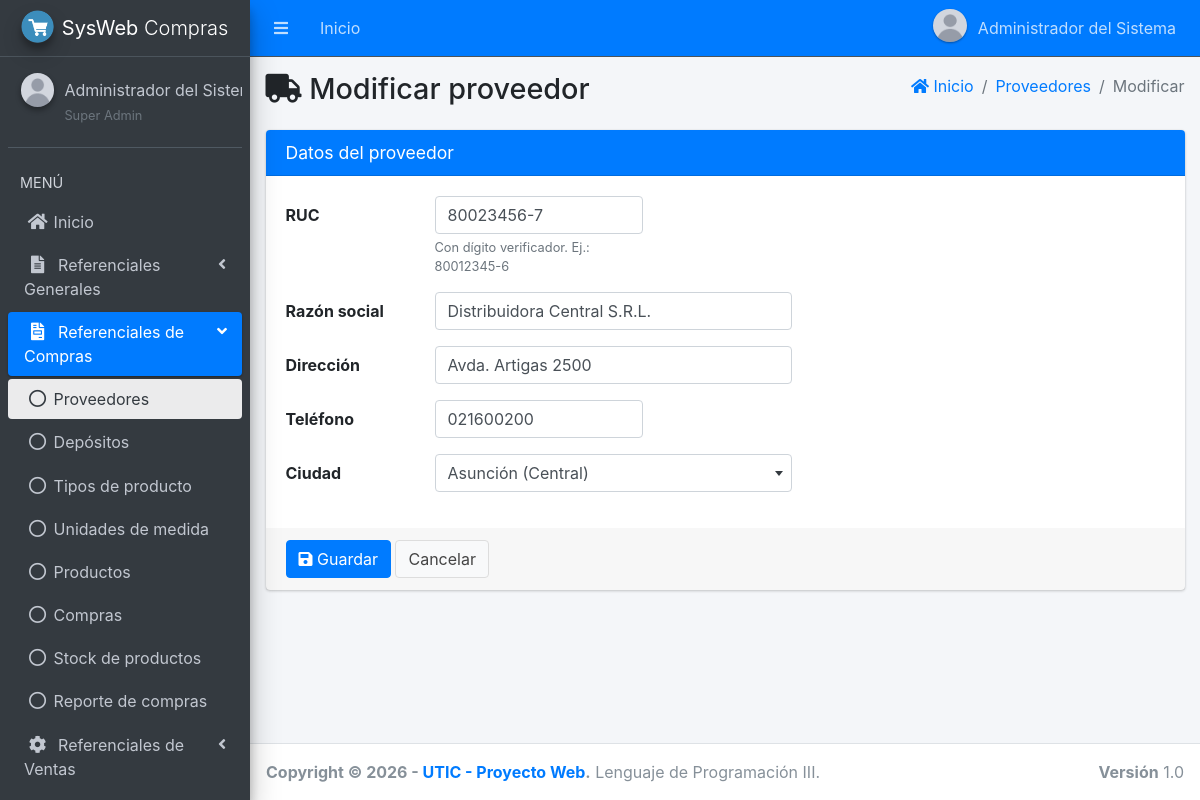
/main.php?module=form_proveedores&form=edit&id=2 (signed in), run on the app's committed database.
### tables this page shows
CREATE TABLE menu (
    id_menu   INT AUTO_INCREMENT PRIMARY KEY,
    id_padre  INT NULL COMMENT 'NULL = opción de primer nivel o grupo',
    titulo    VARCHAR(50) NOT NULL,
    icono     VARCHAR(50) NOT NULL DEFAULT 'far fa-circle',
    modulo    VARCHAR(30) NULL COMMENT 'Clave del módulo (main.php?module=...). NULL = grupo',
    orden     INT NOT NULL DEFAULT 0,
    UNIQUE KEY uk_menu_modulo (modulo),
    CONSTRAINT fk_menu_padre FOREIGN KEY (id_padre)
        REFERENCES menu (id_menu) ON UPDATE CASCADE ON DELETE CASCADE
);

CREATE TABLE proveedor (
    id_proveedor   INT AUTO_INCREMENT PRIMARY KEY,
    ruc            VARCHAR(20)  NOT NULL,
    razon_social   VARCHAR(100) NOT NULL,
    direccion      VARCHAR(120) NULL,
    telefono       VARCHAR(20)  NULL,
    id_ciudad      INT NOT NULL,
    UNIQUE KEY uk_proveedor_ruc (ruc),
    CONSTRAINT fk_proveedor_ciudad FOREIGN KEY (id_ciudad)
        REFERENCES ciudad (id_ciudad) ON UPDATE CASCADE ON DELETE RESTRICT
);

### app/config/database.php (called while the page is built, shortened)
<?php
function db(): PDO
{
    static $pdo = null;
    if ($pdo === null) {
        $dsn = 'mysql:host=' . DB_HOST . ';port=' . DB_PORT . ';dbname=' . DB_NAME . ';charset=utf8mb4';
        try {
            $pdo = new PDO($dsn, DB_USER, DB_PASS, [
                PDO::ATTR_ERRMODE            => PDO::ERRMODE_EXCEPTION,
                PDO::ATTR_DEFAULT_FETCH_MODE => PDO::FETCH_ASSOC,
                PDO::ATTR_EMULATE_PREPARES   => false,
            ]);
            $pdo->exec("SET time_zone = '" . date('P') . "'");
        } catch (PDOException $e) {
            error_log('Error de conexión: ' . $e->getMessage());
            http_response_code(500);
            exit('No se pudo conectar con la base de datos. Verifique la configuración en config/config.php.');
        }
    }
    return $pdo;
}

### app/core/rutas.php (called while the page is built, shortened)
<?php
return [
    'start'             => ['start.php',                 'start'],
    'password'          => ['password/form.php',         'password'],
    'perfil'            => ['perfil/view.php',           'perfil'],
    'form_perfil'       => ['perfil/form.php',           'perfil'],
    'user'              => ['user/view.php',             'user'],
    'form_user'         => ['user/form.php',             'user'],
    'permisos'          => ['permisos/view.php',         'permisos'],
    'departamento'      => ['departamento/view.php',     'departamento'],
    'form_departamento' => ['departamento/form.php',     'departamento'],
    'ciudad'            => ['ciudad/view.php',           'ciudad'],
    'form_ciudad'       => ['ciudad/form.php',           'ciudad'],
    'proveedores'       => ['proveedores/view.php',      'proveedores'],
    'form_proveedores'  => ['proveedores/form.php',      'proveedores'],
    'deposito'          => ['simple/view.php',           'deposito'],
    'form_deposito'     => ['simple/form.php',           'deposito'],
    'tipo_producto'     => ['simple/view.php',           'tipo_producto'],
    'form_tipo_producto'=> ['simple/form.php',           'tipo_producto'],
    'u_medida'          => ['simple/view.php',           'u_medida'],
    'form_u_medida'     => ['simple/form.php',           'u_medida'],
    'productos'         => ['productos/view.php',        'productos'],
    'form_productos'    => ['productos/form.php',        'productos'],
    'clientes'          => ['clientes/view.php',         'clientes'],
    'form_clientes'     => ['clientes/form.php',         'clientes'],
    'compras'           => ['compras/view.php',          'compras'],
    'form_compras'      => ['compras/form.php',          'compras'],
    'detalle_compras'   => ['compras/detalle.php',       'compras'],
    'ventas'            => ['ventas/view.php',           'ventas'],
    'form_ventas'       => ['ventas/form.php',           'ventas'],
    'detalle_ventas'    => ['ventas/detalle.php',        'ventas'],
    'reporte_ventas'    => ['reporte_ventas/view.php',   'reporte_ventas'],
    'timbrado'          => ['timbrado/view.php',         'timbrado'],
    'stock'             => ['stock/view.php',            'stock'],
    'reporte_compras'   => ['reporte_compras/view.php',  'reporte_compras'],
];

### app/views/layout/content.php (called while the page is built, shortened)
<?php
[$archivo, $permiso] = $rutas[$module];
include __DIR__ . '/../' . $archivo;

### app/views/proveedores/form.php (the view, shortened to what this page needs)
<?php
$editar = ($_GET['form'] ?? '') === 'edit';
$p = ['id_proveedor' => 0, 'ruc' => '', 'razon_social' => '', 'direccion' => '', 'telefono' => '', 'id_ciudad' => 0];
if ($editar) {
    $st = db()->prepare('SELECT id_proveedor, ruc, razon_social, direccion, telefono, id_ciudad FROM proveedor WHERE id_proveedor = ?');
    $st->execute([int_param($_GET, 'id')]);
    $p = $st->fetch();
}
?>
<section class="content">
    <div class="container-fluid">
        <div class="card card-primary">
            <div class="card-header"><h3 class="card-title">Datos del proveedor</h3></div>
            <form action="modules/proveedores/procesar.php?act=<?= $editar ? 'update' : 'insert' ?>" method="post" class="form-horizontal">
                <div class="card-body">
                    <div class="form-group row">
                        <label for="ruc" class="col-sm-2 col-form-label">RUC</label>
                        <div class="col-sm-3">
                            <input type="text" class="form-control" id="ruc" name="ruc" value="<?= e($p['ruc']) ?>"
                                   pattern="[0-9]{5,15}-[0-9]" maxlength="20" required autofocus>
                            <small class="form-text text-muted">Con dígito verificador. Ej.: 80012345-6</small>
                        </div>
                    </div>
                    <div class="form-group row">
                        <label for="razon_social" class="col-sm-2 col-form-label">Razón social</label>
                        <div class="col-sm-5">
                            <input type="text" class="form-control" id="razon_social" name="razon_social" value="<?= e($p['razon_social']) ?>" maxlength="100" required>
                        </div>
                    </div>
                    <div class="form-group row">
                        <label for="direccion" class="col-sm-2 col-form-label">Dirección</label>
                        <div class="col-sm-5">
                            <input type="text" class="form-control" id="direccion" name="direccion" value="<?= e($p['direccion']) ?>" maxlength="120">
                        </div>
                    </div>
                    <div class="form-group row">
                        <label for="telefono" class="col-sm-2 col-form-label">Teléfono</label>
                        <div class="col-sm-3">
                            <input type="text" class="form-control" id="telefono" name="telefono" value="<?= e($p['telefono']) ?>"
                                   pattern="[0-9+\-() ]{6,20}" maxlength="20">
                        </div>
                    </div>
                    <div class="form-group row">
                        <label for="id_ciudad" class="col-sm-2 col-form-label">Ciudad</label>
                        <div class="col-sm-5">
                        </div>
                    </div>
                </div>
                <div class="card-footer">
                    <button type="submit" class="btn btn-primary"><i class="fas fa-save"></i> Guardar</button>
                    <a href="main.php?module=proveedores" class="btn btn-default">Cancelar</a>
                </div>
            </form>
        </div>
    </div>
</section>

### app/views/layout/side_menu.php (shortened to what this page needs)
<?php
$items = db()->query('SELECT id_menu, id_padre, titulo, icono, modulo FROM menu ORDER BY orden, id_menu')->fetchAll();
$raiz  = [];
$hijos = [];
foreach ($items as $it) {
    if ($it['id_padre'] === null) {
        $raiz[] = $it;
    } else {
        $hijos[(int) $it['id_padre']][] = $it;
    }
}
function menu_enlace(array $it, string $modulo_actual, bool $hijo): string
{
    $activo = $it['modulo'] === $modulo_actual ? ' active' : '';
    $icono  = $hijo ? 'far fa-circle nav-icon' : 'nav-icon ' . $it['icono'];
    return '<li class="nav-item"><a href="main.php?module=' . e($it['modulo']) . '" class="nav-link' . $activo . '">'
         . '<i class="' . e($icono) . '"></i><p>' . e($it['titulo']) . '</p></a></li>';
}
?>
<aside class="main-sidebar sidebar-dark-primary elevation-4">
    <a href="main.php?module=start" class="brand-link">
        <img src="assets/img/logo.png" alt="Logo" class="brand-image img-circle elevation-3">
        <span class="brand-text font-weight-light"><b><?= e(APP_SHORT) ?></b> Compras</span>
    </a>
    <div class="sidebar">
        <div class="user-panel mt-3 pb-3 mb-3 d-flex">
            <div class="image">
                <img src="<?= e(foto_url($_SESSION['foto'] ?? null)) ?>" class="img-circle elevation-2" alt="Foto">
            </div>
            <div class="info">
                <a href="main.php?module=perfil" class="d-block"><?= e($_SESSION['nombre']) ?></a>
                <small class="text-muted"><?= e($_SESSION['rol']) ?></small>
            </div>
        </div>
        <nav class="mt-2">
            <ul class="nav nav-pills nav-sidebar flex-column" data-widget="treeview" role="menu" data-accordion="false">
                <li class="nav-header">MENÚ</li>
                <?php foreach ($raiz as $it): ?>
                    <?php if ($it['modulo'] !== null): ?>
                        <?php if (can($it['modulo'])) echo menu_enlace($it, $modulo_actual, false); ?>
                    <?php else:
                        $visibles = array_filter($hijos[(int) $it['id_menu']] ?? [], static function ($h) {
                            return can($h['modulo']);
                        });
                        $abierto = in_array($modulo_actual, array_column($visibles, 'modulo'), true);
                    ?>
                        <li class="nav-item<?= $abierto ? ' menu-open' : '' ?>">
                            <a href="#" class="nav-link<?= $abierto ? ' active' : '' ?>">
                                <i class="nav-icon <?= e($it['icono']) ?>"></i>
                                <p><?= e($it['titulo']) ?> <i class="right fas fa-angle-left"></i></p>
                            </a>
                            <ul class="nav nav-treeview">
                                <?php foreach ($visibles as $h) echo menu_enlace($h, $modulo_actual, true); ?>
                            </ul>
                        </li>
                    <?php endif; ?>
                <?php endforeach; ?>
            </ul>
        </nav>
    </div>
</aside>

### public/assets/css/style.css (style rules this page uses)
.user-image, .user-panel .image img, .user-header img { object-fit: cover; }

### data on the page
menu: titulo "Inicio"
menu: titulo "Referenciales Generales"
menu: titulo "Referenciales de Compras"
menu: titulo "Proveedores"
menu: titulo "Depósitos"
menu: titulo "Tipos de producto"
menu: titulo "Unidades de medida"
menu: titulo "Productos"
menu: titulo "Compras"
menu: titulo "Stock de productos"
menu: titulo "Reporte de compras"
menu: titulo "Referenciales de Ventas"
proveedor: ruc "80023456-7", razon_social "Distribuidora Central S.R.L.", direccion "Avda. Artigas 2500", telefono "021600200"

### other printed values
$_SESSION['nombre'] "Administrador del Sistema"
APP_SHORT "SysWeb"
$_SESSION['nombre'] "Administrador del…"
$_SESSION['rol'] "Super Admin"
$titulo "Modificar proveedor"
$texto "Proveedores"
$texto "Modificar"
